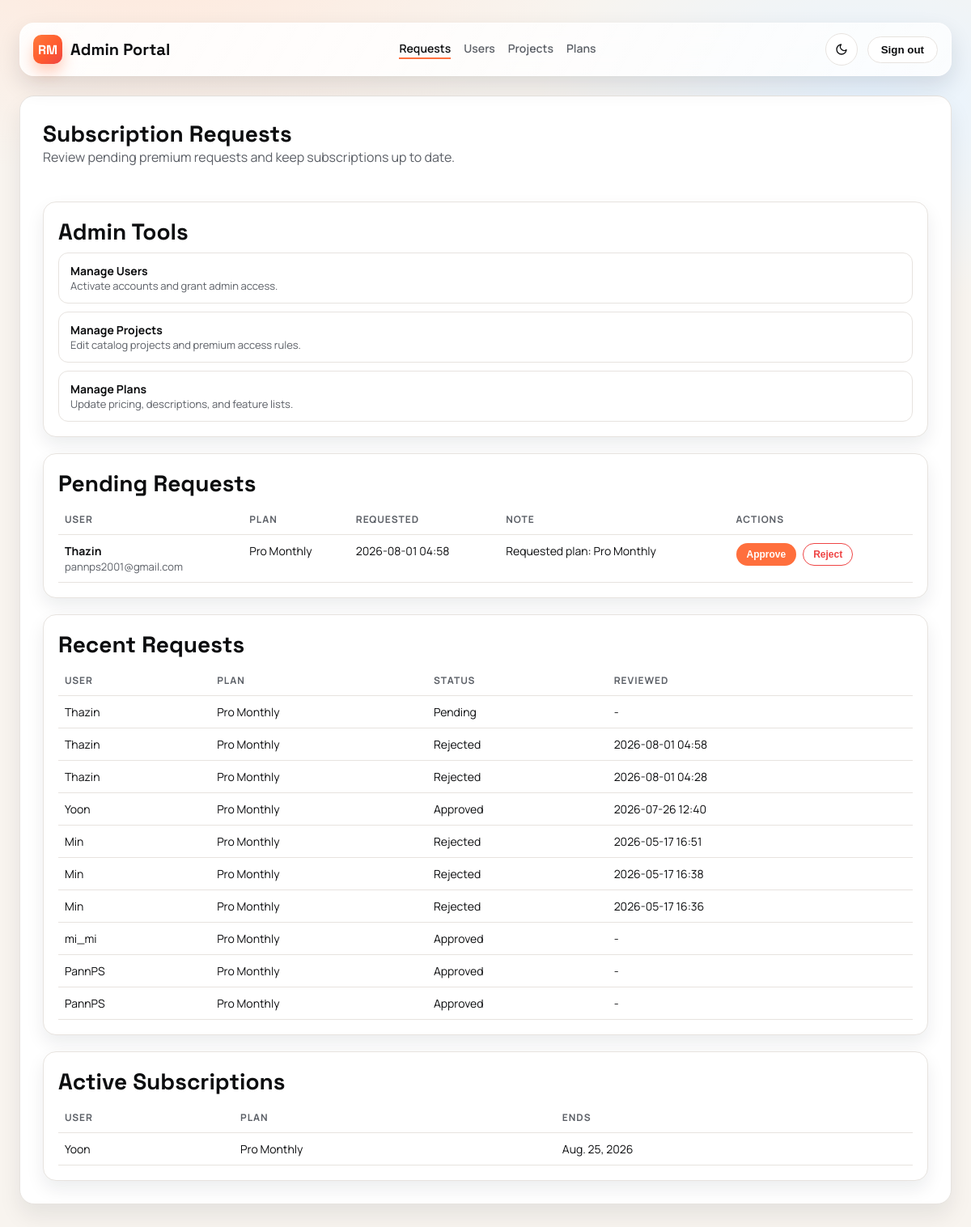
Before: /admin-portal/ (signed in) with the older database file.
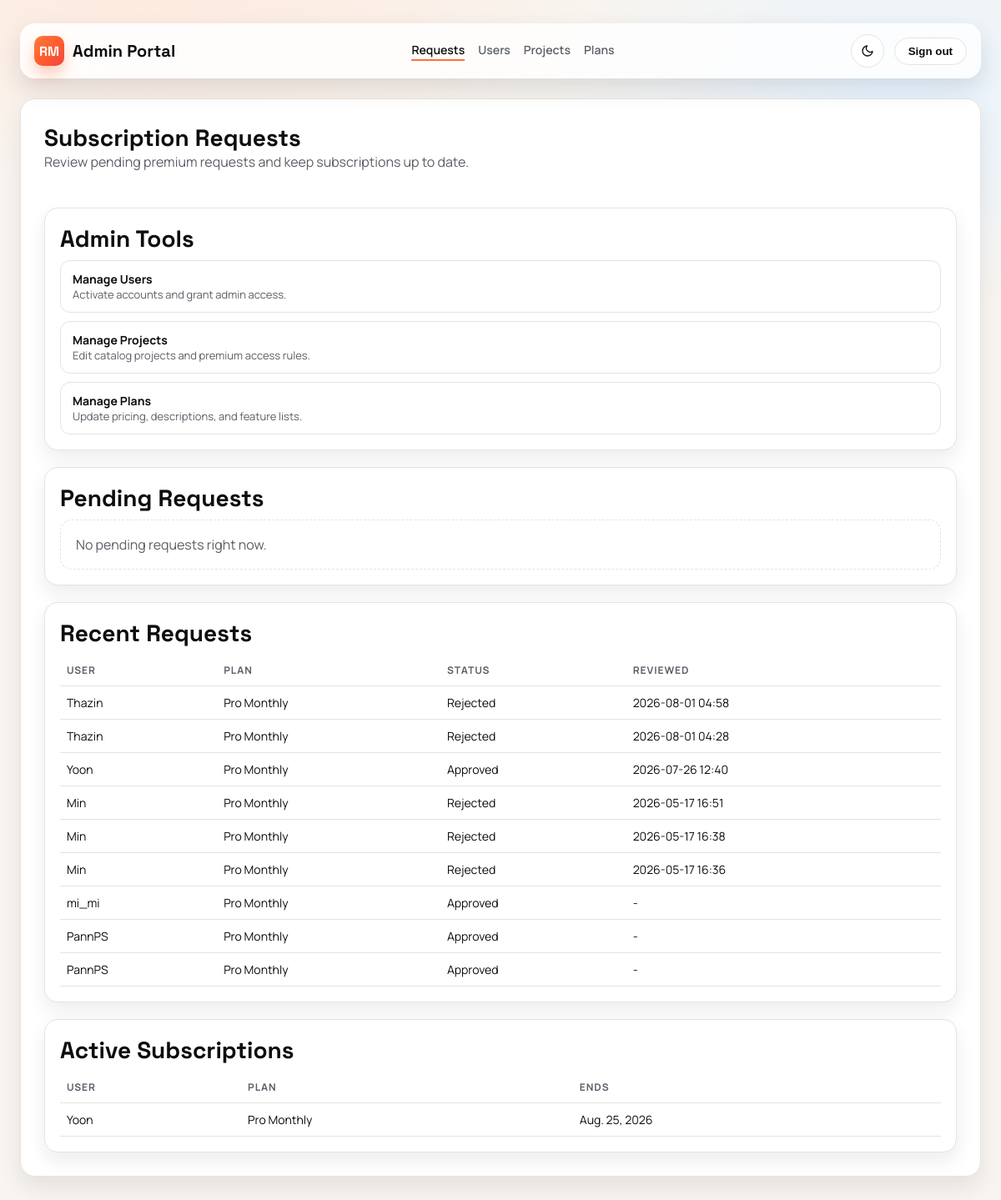
After: the same page with the newer database file.
### users/models.py (models this page shows, shortened)
class PremiumRequest(models.Model):
    STATUS_CHOICES = [
        ("pending", "Pending"),
        ("approved", "Approved"),
        ("rejected", "Rejected"),
    ]
    user = models.ForeignKey(settings.AUTH_USER_MODEL, on_delete=models.CASCADE)
    plan = models.ForeignKey("Plan", on_delete=models.PROTECT, blank=True, null=True)
    status = models.CharField(max_length=20, choices=STATUS_CHOICES, default="pending")
    requested_at = models.DateTimeField(auto_now_add=True)
    reviewed_at = models.DateTimeField(blank=True, null=True)
    user_notified_at = models.DateTimeField(blank=True, null=True)
    note = models.TextField(blank=True)
    class Meta:
        ordering = ["-requested_at", "-id"]
        constraints = [
            models.UniqueConstraint(
                fields=["user"],
                condition=Q(status="pending"),
                name="users_one_pending_premium_request_per_user",
            )
        ]

class Plan(models.Model):
    name = models.CharField(max_length=50, unique=True)
    price = models.DecimalField(max_digits=8, decimal_places=2, default=0)
    description = models.TextField(blank=True)
    features = models.TextField(blank=True)
    class Meta:
        ordering = ["name", "id"]

class Subscription(models.Model):
    user = models.ForeignKey(settings.AUTH_USER_MODEL, on_delete=models.CASCADE)
    plan = models.ForeignKey(Plan, on_delete=models.PROTECT)
    start_date = models.DateField(default=timezone.now)
    end_date = models.DateField()
    is_active = models.BooleanField(default=True)
    class Meta:
        ordering = ["-start_date", "-id"]

### users/views.py (the view)
# urls.py: path("admin-portal/", views.admin_dashboard_view, name="admin_dashboard"),
@login_required
def admin_dashboard_view(request):
    if not request.user.is_staff:
        return redirect("admin_login")
    pending_requests = PremiumRequest.objects.filter(status="pending").select_related("user", "plan")
    recent_requests = PremiumRequest.objects.select_related("user", "plan").order_by("-requested_at")[:25]
    active_subscriptions = Subscription.objects.filter(is_active=True).select_related("user", "plan").order_by("-start_date")[:20]
    return render(
        request,
        "users/admin_dashboard.html",
        {
            "pending_requests": pending_requests,
            "recent_requests": recent_requests,
            "active_subscriptions": active_subscriptions,
        },
    )

### users/templates/users/admin_dashboard.html (shortened to what the changed rows need)
{% extends "users/admin_base.html" %}
{% block content %}
<div class="admin-shell">
    <div class="admin-header">
        <div>
            <h1>Subscription Requests</h1>
        </div>
    </div>
    <section class="admin-section">
        <h2 class="page-title">Admin Tools</h2>
    </section>
    <section class="admin-section">
        <h2 class="page-title">Pending Requests</h2>
        {% if pending_requests %}
            <table class="admin-table">
                <thead>
                    <tr>
                        <th>User</th>
                        <th>Plan</th>
                        <th>Requested</th>
                        <th>Note</th>
                        <th>Actions</th>
                    </tr>
                </thead>
                <tbody>
                    {% for req in pending_requests %}
                        <tr>
                            <td>
                                <strong>{{ req.user.username }}</strong><br />
                                <span class="helper-text">{{ req.user.email }}</span>
                            </td>
                            <td>
                                {% if req.plan %}
                                    {{ req.plan.name }}
                                {% else %}
                                    <span class="pill">No plan selected</span>
                                {% endif %}
                            </td>
                            <td>{{ req.requested_at|date:"Y-m-d H:i" }}</td>
                            <td>{{ req.note|default:"-" }}</td>
                            <td>
                                <div class="admin-actions">
                                    <form method="post" action="{% url 'admin_review_request' req.id %}">
                                        <button class="admin-btn approve" type="submit">Approve</button>
                                    </form>
                                    <form method="post" action="{% url 'admin_review_request' req.id %}">
                                        <button class="admin-btn reject" type="submit">Reject</button>
                                    </form>
                                </div>
                            </td>
                        </tr>
                    {% endfor %}
                </tbody>
            </table>
        {% else %}
            <div class="admin-empty">No pending requests right now.</div>
        {% endif %}
    </section>
    <section class="admin-section">
        <h2 class="page-title">Recent Requests</h2>
        {% if recent_requests %}
            <table class="admin-table">
                <thead>
                    <tr>
                        <th>User</th>
                        <th>Plan</th>
                        <th>Status</th>
                        <th>Reviewed</th>
                    </tr>
                </thead>
                <tbody>
                    {% for req in recent_requests %}
                        <tr>
                            <td>{{ req.user.username }}</td>
                            <td>{% if req.plan %}{{ req.plan.name }}{% else %}-{% endif %}</td>
                            <td>{{ req.get_status_display }}</td>
                            <td>{% if req.reviewed_at %}{{ req.reviewed_at|date:"Y-m-d H:i" }}{% else %}-{% endif %}</td>
                        </tr>
                    {% endfor %}
                </tbody>
            </table>
        {% else %}
            <div class="admin-empty">No requests found.</div>
        {% endif %}
    </section>
    <section class="admin-section">
        <h2 class="page-title">Active Subscriptions</h2>
        {% if active_subscriptions %}
            <table class="admin-table">
                <thead>
                    <tr>
                        <th>User</th>
                        <th>Plan</th>
                        <th>Ends</th>
                    </tr>
                </thead>
                <tbody>
                    {% for sub in active_subscriptions %}
                        <tr>
                            <td>{{ sub.user.username }}</td>
                            <td>{{ sub.plan.name }}</td>
                            <td>{{ sub.end_date }}</td>
                        </tr>
                    {% endfor %}
                </tbody>
            </table>
        {% else %}
            <div class="admin-empty">No active subscriptions.</div>
        {% endif %}
    </section>
</div>
{% endblock %}

Changed rows visible on the page:
removed PremiumRequest: user.username "Thazin", user.email "pannps2001@gmail.com", plan.name "Pro Monthly", requested_at "2026-08-01 04:58", note "Requested plan: Pro Monthly", status "Pending"
Other visible differences:
text no longer shown: "USER PLAN REQUESTED NOTE ACTIONS"
text now shown: "No pending requests right now."
